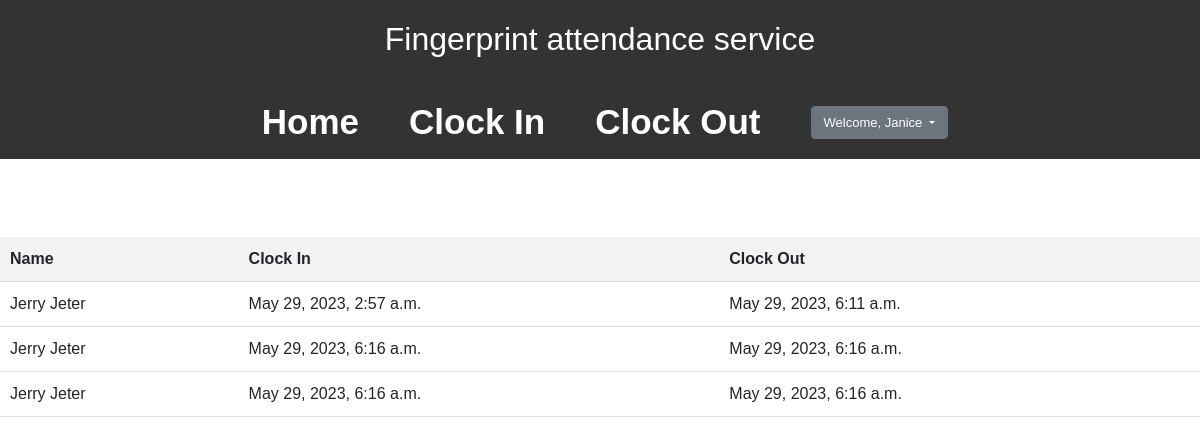
Page /attendance/17/ (signed in) on the committed database.
### fingerprint/models.py (models this page shows, shortened)
class Attendance(models.Model):
    student = models.ForeignKey(Student, on_delete=models.CASCADE,related_name='attendances')
    clock_in_time = models.DateTimeField(null=True, blank=True)
    clock_out_time = models.DateTimeField(null=True, blank=True)

class Student(models.Model):
    user = models.OneToOneField(User,on_delete=models.SET_NULL,null=True)
    fingerprint = models.ImageField(upload_to='fingerprints/')

### fingerprint/views.py (the view)
# urls.py: path('attendance/<int:pk>/',student_attendances,name='student-attendances')
def student_attendances(request,pk):
    page_num = request.GET.get('page', 1)
    student = get_object_or_404(Student,pk=pk)
    attendances = Attendance.objects.filter(student=student)
    paginator = Paginator(attendances, 5)
    try:
        page_obj = paginator.page(page_num)
    except PageNotAnInteger:
        page_obj = paginator.page(1)
    except EmptyPage:
        page_obj = paginator.page(paginator.num_pages)
    return render(request,'student_attendances.html',{'page_obj':page_obj})

### templates/student_attendances.html (shortened to what this page needs)
{% extends 'base.html' %}
{% load static %}
{% block css %}
	<link rel="stylesheet" href="{% static 'book/home.css' %}">
{% endblock %}
{% block content %}
<table>
		<tr>
			<th>Name</th>
			<th>Clock In</th>
			<th>Clock Out</th>
		</tr>
    {% for attendance in page_obj %}
        <tr>
            <td> {{ attendance.student.user.first_name }} {{attendance.student.user.last_name}} </td>
            <td> {{ attendance.clock_in_time }} </td>
            <td> {{ attendance.clock_out_time }} </td>
        </tr>
    {% endfor %}
</table>
{% endblock %}

### templates/base.html (shortened to what this page needs)
<!doctype html>
{% load static %}
<html lang="en">
  <head>
      <link href="https://cdn.jsdelivr.net/npm/bootstrap@5.0.2/dist/css/bootstrap.min.css" rel="stylesheet">
      <link rel="stylesheet" href="{% static 'user/base.css' %}">
      {% block css %}
      {% endblock %}
  </head>
  <body>
  	<header>
		<h2>Fingerprint attendance service</h2>
	</header>
    <nav class="navbar">
        {% if user.is_authenticated %}
     <a href="{% url 'attendance' %}"><b style="font-size: 35px">Home</b></a>
        {% endif %}
      <a style="margin-right: 40px;margin-left: 40px" href="{% url 'clockin' %}"><b style="font-size: 35px">Clock In</b></a>
      <a href="{% url 'clockout' %}"><b style="font-size: 35px">Clock Out</b></a>
{% if user.is_authenticated %}
    <div class="dropdown" style="margin-left: 40px">
  <button class="btn btn-secondary dropdown-toggle" style="width: 100%;font-size: 13px" type="button" id="dropdownMenuButton1" data-bs-toggle="dropdown" aria-expanded="false">
    Welcome, {{ user }}
  </button>
</div>
    {% endif %}
</nav>
    <br>
    <br>
    {% block content %}
    {% endblock %}
  </body>
</html>

### static/user/base.css (style rules this page uses)
header { background-color: #333; color: #fff; padding: 20px; text-align: center; justify-content: center; }
.navbar { display: flex; justify-content: center; background-color: #333; color: #fff; padding: 10px; }
.navbar a { color: #fff; text-decoration: none; margin: 0 10px; font-size:120% ; }

### static/book/home.css (style rules this page uses)
body { font-family: Arial, sans-serif; margin: 0; padding: 0; }
table { width: 100%; border-collapse: collapse; margin-top: 30px; }
th, td { padding: 10px; text-align: left; border-bottom: 1px solid #ddd; }
th { background-color: #f2f2f2; }

### rows in the picture
Attendance: student.user.first_name "Jerry", student.user.last_name "Jeter", clock_in_time "May 29, 2023, 2:57 a.m.", clock_out_time "May 29, 2023, 6:11 a.m."
Attendance: student.user.first_name "Jerry", student.user.last_name "Jeter", clock_in_time "May 29, 2023, 6:16 a.m.", clock_out_time "May 29, 2023, 6:16 a.m."
Attendance: student.user.first_name "Jerry", student.user.last_name "Jeter", clock_in_time "May 29, 2023, 6:16 a.m.", clock_out_time "May 29, 2023, 6:16 a.m."

### other values in the picture
{{ user }} "Janice"
